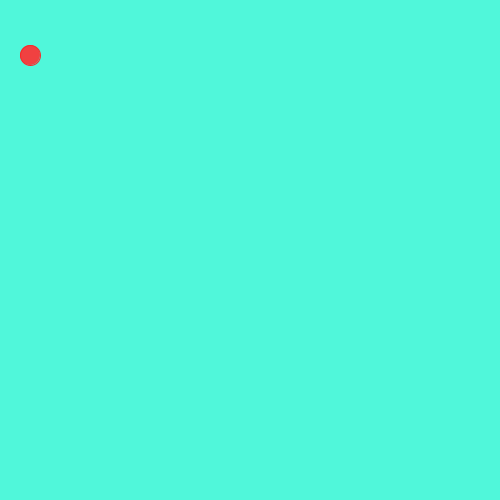
Frame 1 (no input)
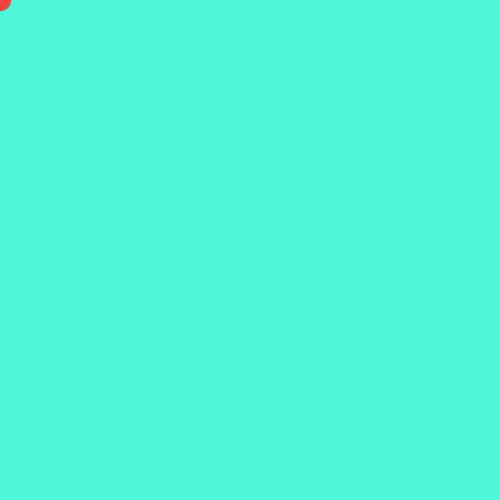
Frame 60 (the mouse pressed at the canvas centre just before this capture)
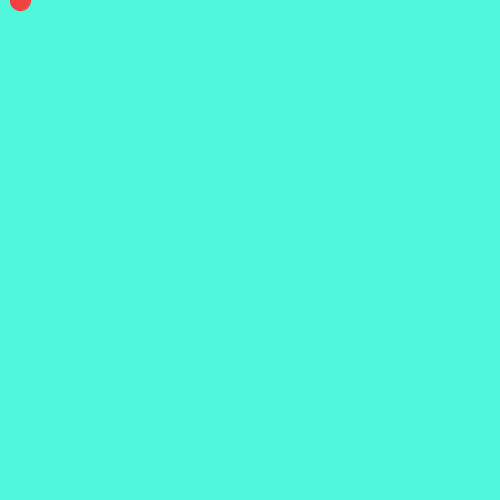
Frame 120 (the mouse held since frame 60 and released just before this capture)

The Processing sketch that drew these frames (run headless with seeded random() and noise(); from frame 60 on, the mouse is pressed at the canvas centre):

// Processing sketch: pong
// ── pong.pde
int x=20;
int y=50;
int width= 20;
int height= 20;
int speed=10;
int speed2=5;
void setup(){
  size(500, 500);
background(80, 247, 218);
}



void draw(){
  background(80, 247, 218);
  fill(240, 65, 65);
stroke(247, 40, 40);
ellipse(x+=speed, y+=speed2, width, height);

if(x > width){
speed= -10;
}
if(x < 0){
speed= 10;
}
if(y > height){
speed2= -5;
}
if(y < 0){
speed2= 5;
}
}
